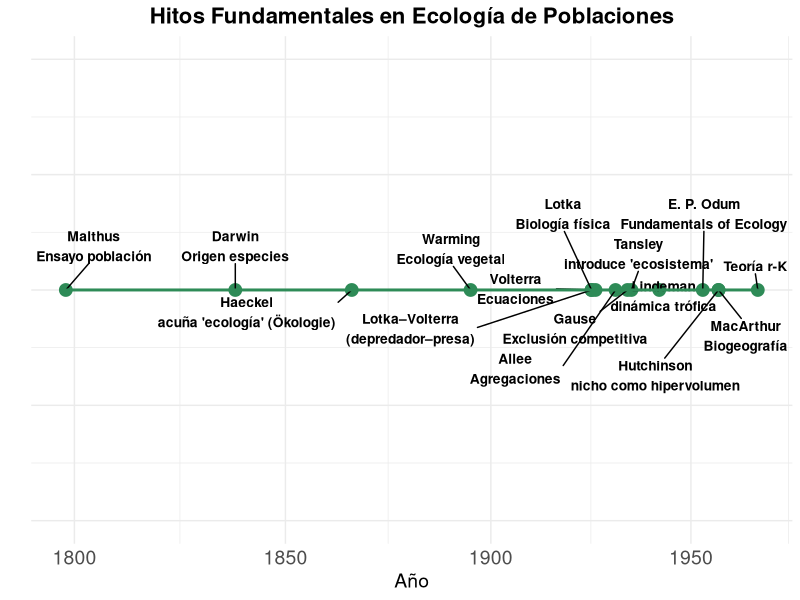
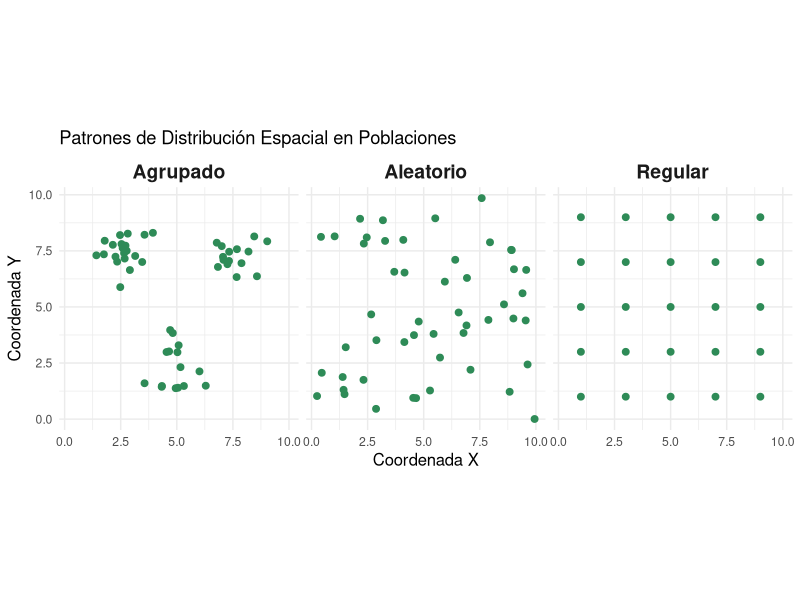
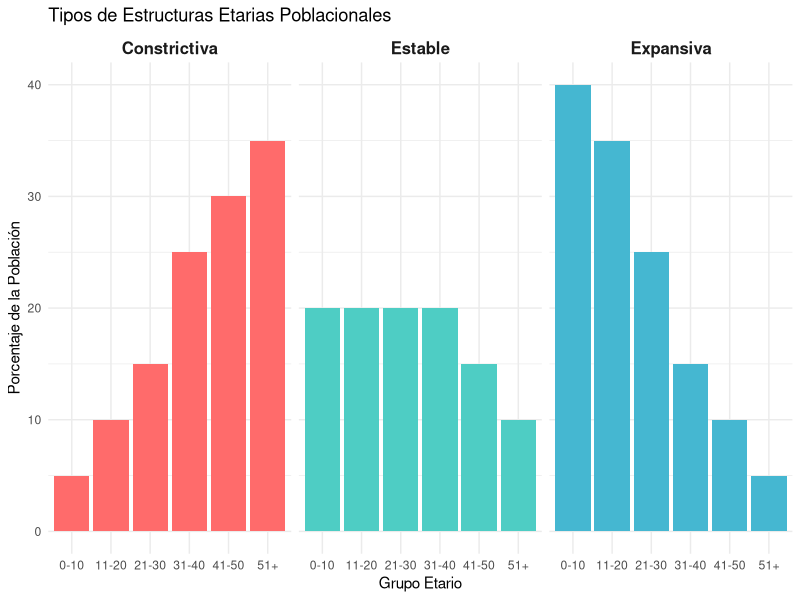
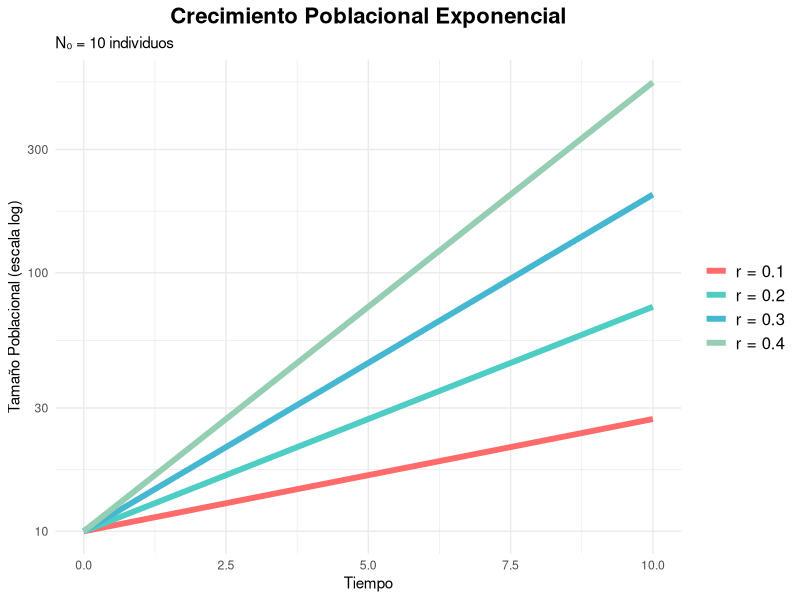
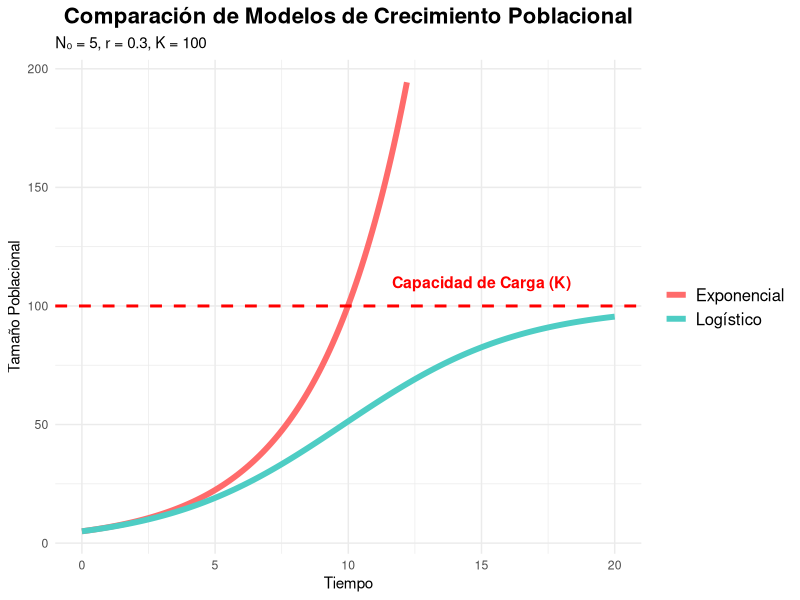
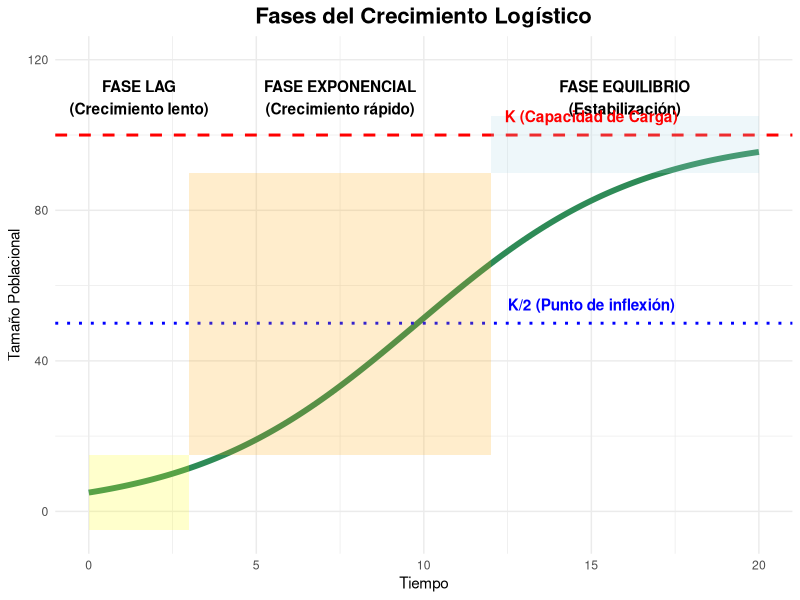
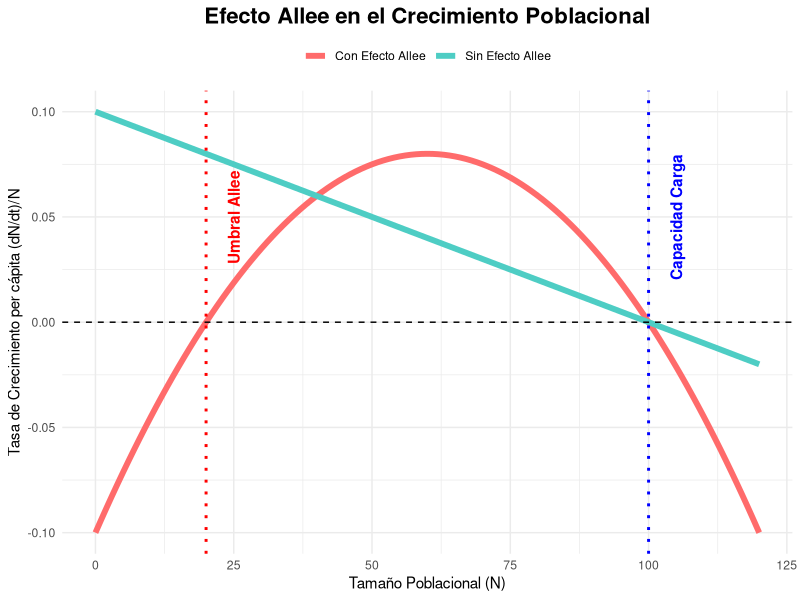

Reproduce these figures in R, in order.
## ---- chunk 1
options(htmltools.dir.version = FALSE)
knitr::opts_chunk$set(
  fig.width = 12, 
  fig.height = 8, 
  fig.retina = 3,
  out.width = "100%",
  cache = FALSE,
  echo = FALSE,
  message = FALSE, 
  warning = FALSE,
  hiline = TRUE
)
library(ggplot2)
library(dplyr)
library(knitr)
library(ggrepel)
## ---- chunk 2
timeline_data <- data.frame(
  Year = c(1798, 1838, 1925, 1926, 1931, 1934, 1957, 1967,
            1866, 1895, 1925, 1935, 1942, 1953, 1957),
  Event = c("Malthus\nEnsayo población", "Darwin\nOrigen especies", 
            "Lotka\nBiología física", "Volterra\nEcuaciones", 
            "Allee\nAgregaciones", "Gause\nExclusión competitiva",
            "MacArthur\nBiogeografía", "Teoría r-K", 
            "Haeckel\nacuña 'ecología' (Ökologie)", "Warming\nEcología vegetal", 
            "Lotka–Volterra\n(depredador–presa)",  "Tansley\nintroduce 'ecosistema'",  
            "Lindeman\ndinámica trófica",  "E. P. Odum\nFundamentals of Ecology",  
            "Hutchinson\nnicho como hipervolumen"),
  Y = rep(1, 15)
)

ggplot(timeline_data, aes(x = Year, y = Y)) +
  geom_point(size = 4, color = "#2E8B57") +
  geom_text_repel(aes(label = Event), vjust = -1, size = 3.5, fontface = "bold") +
  geom_line(color = "#2E8B57", size = 1) +
  scale_x_continuous(breaks = timeline_data$Year, 
                     labels = timeline_data$Year) +
  theme_minimal() +
  scale_x_continuous(transform = 'log') +
  theme(axis.text.y = element_blank(),
        axis.text.x = element_text(size = 14),
        axis.title.x = element_text(size = 14),
        axis.ticks.y = element_blank(),
        panel.grid.y = element_blank(),
        plot.title = element_text(hjust = 0.5, size = 16, face = "bold")) +
  labs(title = "Hitos Fundamentales en Ecología de Poblaciones",
       x = "Año", y = "") +
  ylim(0.5, 1.5)
## ---- chunk 3
# Crear datos para los tres patrones de distribución
set.seed(123)

# Patrón aleatorio
random_x <- runif(50, 0, 10)
random_y <- runif(50, 0, 10)

# Patrón agrupado
group_centers <- data.frame(x = c(2.5, 7.5, 5), y = c(7.5, 7.5, 2.5))
grouped_x <- c()
grouped_y <- c()
for(i in 1:3) {
  n_points <- c(20, 15, 15)[i]
  grouped_x <- c(grouped_x, rnorm(n_points, group_centers$x[i], 0.7))
  grouped_y <- c(grouped_y, rnorm(n_points, group_centers$y[i], 0.7))
}

# Patrón regular
regular_x <- rep(seq(1, 9, by = 2), 5)
regular_y <- rep(seq(1, 9, by = 2), each = 5)

# Combinar datos
spatial_data <- data.frame(
  x = c(random_x, grouped_x, regular_x),
  y = c(random_y, grouped_y, regular_y),
  pattern = rep(c("Aleatorio", "Agrupado", "Regular"), 
                c(length(random_x), length(grouped_x), length(regular_x)))
)

ggplot(spatial_data, aes(x, y)) +
  geom_point(size = 2, color = "#2E8B57") +
  facet_wrap(~pattern, ncol = 3) +
  theme_minimal() +
  theme(strip.text = element_text(size = 14, face = "bold"),
        axis.title = element_text(size = 12)) +
  labs(title = "Patrones de Distribución Espacial en Poblaciones",
       x = "Coordenada X", y = "Coordenada Y") +
  coord_fixed()
## ---- chunk 4
# Datos para diferentes tipos de pirámides poblacionales
expansive <- data.frame(
  age_group = factor(c("0-10", "11-20", "21-30", "31-40", "41-50", "51+"),
                     levels = c("0-10", "11-20", "21-30", "31-40", "41-50", "51+")),
  population = c(40, 35, 25, 15, 10, 5),
  type = "Expansiva"
)

stable <- data.frame(
  age_group = factor(c("0-10", "11-20", "21-30", "31-40", "41-50", "51+"),
                     levels = c("0-10", "11-20", "21-30", "31-40", "41-50", "51+")),
  population = c(20, 20, 20, 20, 15, 10),
  type = "Estable"
)

constrictive <- data.frame(
  age_group = factor(c("0-10", "11-20", "21-30", "31-40", "41-50", "51+"),
                     levels = c("0-10", "11-20", "21-30", "31-40", "41-50", "51+")),
  population = c(5, 10, 15, 25, 30, 35),
  type = "Constrictiva"
)

pyramid_data <- rbind(expansive, stable, constrictive)

ggplot(pyramid_data, aes(x = age_group, y = population, fill = type)) +
  geom_col() +
  facet_wrap(~type, ncol = 3) +
  scale_fill_manual(values = c("#FF6B6B", "#4ECDC4", "#45B7D1")) +
  theme_minimal() +
  theme(legend.position = "none",
        strip.text = element_text(size = 12, face = "bold")) +
  labs(title = "Tipos de Estructuras Etarias Poblacionales",
       x = "Grupo Etario", y = "Porcentaje de la Población")
## ---- chunk 5
# Parámetros para el crecimiento exponencial
t <- seq(0, 10, by = 0.1)
N0 <- 10

# Diferentes tasas de crecimiento
r_values <- c(0.1, 0.2, 0.3, 0.4)
colors <- c("#FF6B6B", "#4ECDC4", "#45B7D1", "#96CEB4")

# Crear dataframe
exp_data <- data.frame()
for(i in 1:length(r_values)) {
  N_t <- N0 * exp(r_values[i] * t)
  temp_data <- data.frame(
    time = t,
    population = N_t,
    r_value = paste("r =", r_values[i])
  )
  exp_data <- rbind(exp_data, temp_data)
}

ggplot(exp_data, aes(x = time, y = population, color = r_value)) +
  geom_line(size = 2) +
  scale_color_manual(values = colors) +
  scale_y_log10() +
  theme_minimal() +
  theme(legend.title = element_blank(),
        legend.text = element_text(size = 12),
        plot.title = element_text(size = 16, face = "bold", hjust = 0.5)) +
  labs(title = "Crecimiento Poblacional Exponencial",
       subtitle = "N₀ = 10 individuos",
       x = "Tiempo", 
       y = "Tamaño Poblacional (escala log)")
## ---- chunk 6
# Parámetros
t <- seq(0, 20, by = 0.1)
N0 <- 5
r <- 0.3
K <- 100

# Crecimiento exponencial
N_exp <- N0 * exp(r * t)

# Crecimiento logístico
N_log <- K / (1 + ((K - N0) / N0) * exp(-r * t))

# Crear dataframe
growth_data <- data.frame(
  time = rep(t, 2),
  population = c(N_exp, N_log),
  model = rep(c("Exponencial", "Logístico"), each = length(t))
)

# Limitar exponencial para visualización
growth_data$population[growth_data$model == "Exponencial" & growth_data$population > 200] <- NA

ggplot(growth_data, aes(x = time, y = population, color = model)) +
  geom_line(size = 2) +
  geom_hline(yintercept = K, linetype = "dashed", color = "red", size = 1) +
  annotate("text", x = 15, y = K + 10, label = "Capacidad de Carga (K)", 
           color = "red", size = 4, fontface = "bold") +
  scale_color_manual(values = c("#FF6B6B", "#4ECDC4")) +
  theme_minimal() +
  theme(legend.title = element_blank(),
        legend.text = element_text(size = 12),
        plot.title = element_text(size = 16, face = "bold", hjust = 0.5)) +
  labs(title = "Comparación de Modelos de Crecimiento Poblacional",
       subtitle = "N₀ = 5, r = 0.3, K = 100",
       x = "Tiempo", 
       y = "Tamaño Poblacional")
## ---- chunk 7
# Datos para las fases del crecimiento logístico
t <- seq(0, 20, by = 0.1)
N0 <- 5
r <- 0.3
K <- 100
N_log <- K / (1 + ((K - N0) / N0) * exp(-r * t))

# Crear dataframe con fases
phases_data <- data.frame(
  time = t,
  population = N_log
)

# Definir las fases
phases_data$phase <- ifelse(phases_data$population < K * 0.1, "Fase Lag",
                     ifelse(phases_data$population < K * 0.9, "Fase Exponencial", 
                            "Fase Equilibrio"))

ggplot(phases_data, aes(x = time, y = population)) +
  geom_line(size = 2, color = "#2E8B57") +
  geom_hline(yintercept = K, linetype = "dashed", color = "red", size = 1) +
  geom_hline(yintercept = K/2, linetype = "dotted", color = "blue", size = 1) +
  # Agregar anotaciones para las fases
  annotate("rect", xmin = 0, xmax = 3, ymin = -5, ymax = 15, 
           alpha = 0.2, fill = "yellow") +
  annotate("rect", xmin = 3, xmax = 12, ymin = 15, ymax = 90, 
           alpha = 0.2, fill = "orange") +
  annotate("rect", xmin = 12, xmax = 20, ymin = 90, ymax = 105, 
           alpha = 0.2, fill = "lightblue") +
  annotate("text", x = 1.5, y = 110, label = "FASE LAG\n(Crecimiento lento)", 
           fontface = "bold", hjust = 0.5) +
  annotate("text", x = 7.5, y = 110, label = "FASE EXPONENCIAL\n(Crecimiento rápido)", 
           fontface = "bold", hjust = 0.5) +
  annotate("text", x = 16, y = 110, label = "FASE EQUILIBRIO\n(Estabilización)", 
           fontface = "bold", hjust = 0.5) +
  annotate("text", x = 15, y = K + 5, label = "K (Capacidad de Carga)", 
           color = "red", fontface = "bold") +
  annotate("text", x = 15, y = K/2 + 5, label = "K/2 (Punto de inflexión)", 
           color = "blue", fontface = "bold") +
  theme_minimal() +
  theme(plot.title = element_text(size = 16, face = "bold", hjust = 0.5)) +
  labs(title = "Fases del Crecimiento Logístico",
       x = "Tiempo", 
       y = "Tamaño Poblacional") +
  ylim(-5, 120)
## ---- chunk 8
# Parámetros para el efecto Allee
N <- seq(0, 120, by = 1)
r <- 0.1
K <- 100
A <- 20  # Umbral de Allee

# Tasa de crecimiento per cápita sin Allee
rate_normal <- r * (1 - N/K)

# Tasa de crecimiento per cápita con Allee
rate_allee <- r * (1 - N/K) * (N/A - 1)

# Crear dataframe
allee_data <- data.frame(
  population = rep(N, 2),
  growth_rate = c(rate_normal, rate_allee),
  model = rep(c("Sin Efecto Allee", "Con Efecto Allee"), each = length(N))
)

ggplot(allee_data, aes(x = population, y = growth_rate, color = model)) +
  geom_line(size = 2) +
  geom_hline(yintercept = 0, linetype = "dashed", color = "black") +
  geom_vline(xintercept = A, linetype = "dotted", color = "red", size = 1) +
  geom_vline(xintercept = K, linetype = "dotted", color = "blue", size = 1) +
  annotate("text", x = A + 5, y = 0.05, label = "Umbral Allee", 
           color = "red", angle = 90, fontface = "bold") +
  annotate("text", x = K + 5, y = 0.05, label = "Capacidad Carga", 
           color = "blue", angle = 90, fontface = "bold") +
  scale_color_manual(values = c("#FF6B6B", "#4ECDC4")) +
  theme_minimal() +
  theme(legend.title = element_blank(),
        legend.position = "top",
        plot.title = element_text(size = 16, face = "bold", hjust = 0.5)) +
  labs(title = "Efecto Allee en el Crecimiento Poblacional",
       x = "Tamaño Poblacional (N)", 
       y = "Tasa de Crecimiento per cápita (dN/dt)/N")
